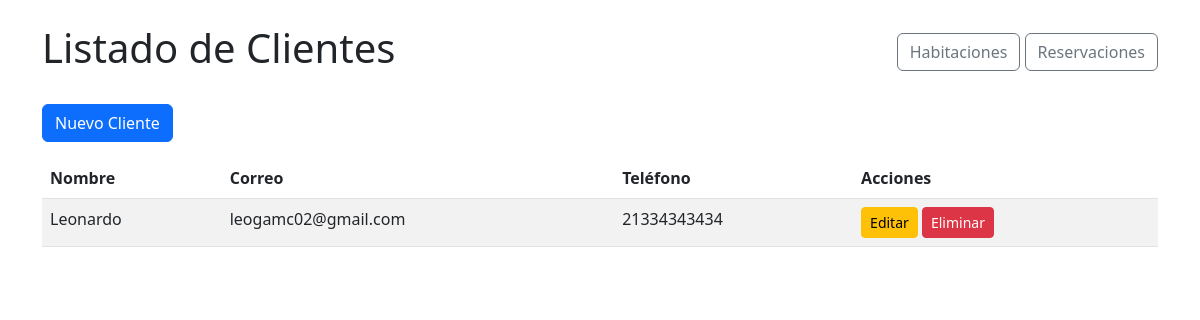
Page /clientes/ on the earlier database version.
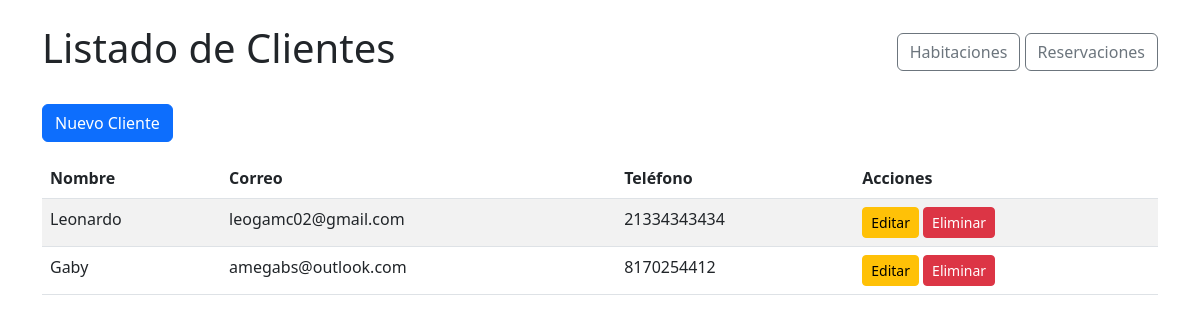
Same page on the later database version.
### clientes/models.py (models this page shows, shortened)
class Cliente(models.Model):
    nombre = models.CharField(max_length=100)
    apellidos = models.CharField(max_length=150)
    correo = models.EmailField(unique=True)
    telefono = models.CharField(max_length=20)
    fecha_registro = models.DateTimeField(auto_now_add=True)
    class Meta:
        ordering = ['apellidos', 'nombre']
        verbose_name = 'Cliente'
        verbose_name_plural = 'Clientes'

### clientes/views.py (the view)
# urls.py: path('', views.lista_clientes, name='lista'),
def lista_clientes(request):
    clientes = Cliente.objects.all()
    q = request.GET.get('q', '').strip()
    if q:
        clientes = clientes.filter(Q(nombre__icontains=q) | Q(correo__icontains=q))
    contexto = {
        'clientes': clientes,
        'q': q,
    }
    return render(request, 'clientes/lista.html', contexto)

### clientes/templates/clientes/lista.html (shortened to what this page needs)
<!DOCTYPE html>
<html lang="es">
<head>
    <link href="https://cdn.jsdelivr.net/npm/bootstrap@5.3.0/dist/css/bootstrap.min.css" rel="stylesheet">
</head>
<body class="container mt-4">
    <div class="d-flex justify-content-between align-items-center mb-4">
        <h1>Listado de Clientes</h1>
        <div>
            <a href="{% url 'habitaciones:lista' %}" class="btn btn-outline-secondary">Habitaciones</a>
            <a href="{% url 'reservaciones:lista' %}" class="btn btn-outline-secondary">Reservaciones</a>
        </div>
    </div>
    <a href="{% url 'clientes:crear' %}" class="btn btn-primary mb-3">Nuevo Cliente</a>
    <table class="table table-striped">
        <thead>
            <tr>
                <th>Nombre</th>
                <th>Correo</th>
                <th>Teléfono</th>
                <th>Acciones</th>
            </tr>
        </thead>
        <tbody>
            {% for cliente in clientes %}
            <tr>
                <td>{{ cliente.nombre }}</td>
                <td>{{ cliente.correo }}</td>
                <td>{{ cliente.telefono }}</td>
                <td>
                    <a href="{% url 'clientes:editar' cliente.pk %}" class="btn btn-sm btn-warning">Editar</a>
                    <a href="{% url 'clientes:eliminar' cliente.pk %}" class="btn btn-sm btn-danger">Eliminar</a>
                </td>
            </tr>
            {% empty %}
            <tr>
                <td colspan="4" class="text-center">No hay clientes registrados.</td>
            </tr>
            {% endfor %}
        </tbody>
    </table>
</body>
</html>

Differences in the rows shown:
added Cliente: nombre "Gaby", correo "amegabs@outlook.com", telefono "8170254412"
